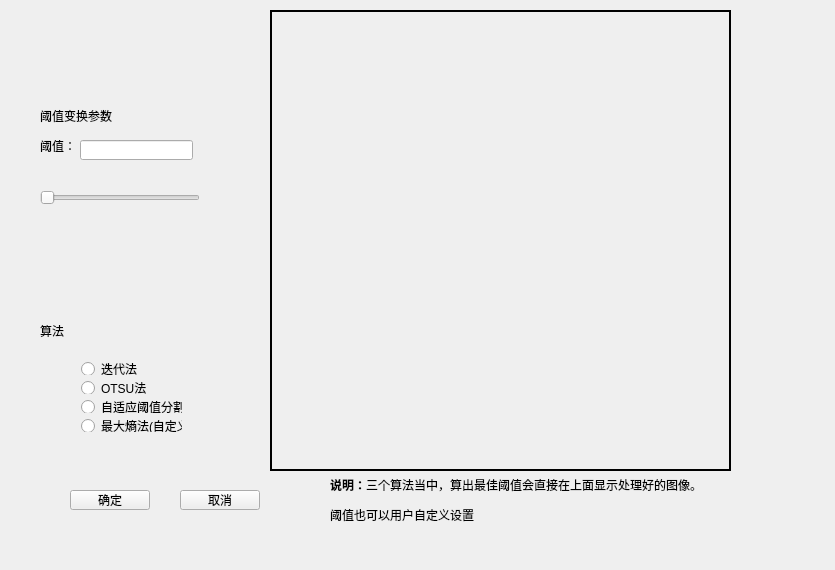
<?xml version="1.0" encoding="UTF-8"?>
<ui version="4.0">
 <class>ThresholdClassClass</class>
 <widget class="QWidget" name="ThresholdClassClass">
  <property name="geometry">
   <rect>
    <x>0</x>
    <y>0</y>
    <width>835</width>
    <height>570</height>
   </rect>
  </property>
  <property name="windowTitle">
   <string>ThresholdClass</string>
  </property>
  <widget class="QPushButton" name="enterButton">
   <property name="geometry">
    <rect>
     <x>70</x>
     <y>490</y>
     <width>80</width>
     <height>20</height>
    </rect>
   </property>
   <property name="text">
    <string>确定</string>
   </property>
  </widget>
  <widget class="QPushButton" name="cancelButton">
   <property name="geometry">
    <rect>
     <x>180</x>
     <y>490</y>
     <width>80</width>
     <height>20</height>
    </rect>
   </property>
   <property name="text">
    <string>取消</string>
   </property>
  </widget>
  <widget class="QLabel" name="label">
   <property name="geometry">
    <rect>
     <x>40</x>
     <y>100</y>
     <width>101</width>
     <height>31</height>
    </rect>
   </property>
   <property name="text">
    <string>阈值变换参数</string>
   </property>
  </widget>
  <widget class="QLabel" name="label_2">
   <property name="geometry">
    <rect>
     <x>40</x>
     <y>140</y>
     <width>54</width>
     <height>12</height>
    </rect>
   </property>
   <property name="text">
    <string>阈值：</string>
   </property>
  </widget>
  <widget class="QLineEdit" name="valuelineEdit">
   <property name="geometry">
    <rect>
     <x>80</x>
     <y>140</y>
     <width>113</width>
     <height>20</height>
    </rect>
   </property>
  </widget>
  <widget class="QLabel" name="label_3">
   <property name="geometry">
    <rect>
     <x>40</x>
     <y>320</y>
     <width>51</width>
     <height>21</height>
    </rect>
   </property>
   <property name="text">
    <string>算法</string>
   </property>
  </widget>
  <widget class="QLabel" name="label_4">
   <property name="geometry">
    <rect>
     <x>330</x>
     <y>470</y>
     <width>391</width>
     <height>61</height>
    </rect>
   </property>
   <property name="text">
    <string>&lt;html&gt;&lt;head/&gt;&lt;body&gt;&lt;p&gt;&lt;span style=&quot; font-weight:600;&quot;&gt;说明：&lt;/span&gt;三个算法当中，算出最佳阈值会直接在上面显示处理好的图像。&lt;/p&gt;&lt;p&gt;阈值也可以用户自定义设置&lt;/p&gt;&lt;/body&gt;&lt;/html&gt;</string>
   </property>
  </widget>
  <widget class="QLabel" name="label_showProcessImage">
   <property name="geometry">
    <rect>
     <x>270</x>
     <y>10</y>
     <width>461</width>
     <height>461</height>
    </rect>
   </property>
   <property name="frameShape">
    <enum>QFrame::Box</enum>
   </property>
   <property name="lineWidth">
    <number>2</number>
   </property>
   <property name="text">
    <string/>
   </property>
  </widget>
  <widget class="QWidget" name="layoutWidget">
   <property name="geometry">
    <rect>
     <x>70</x>
     <y>351</y>
     <width>123</width>
     <height>92</height>
    </rect>
   </property>
   <layout class="QGridLayout" name="gridLayout">
    <item row="0" column="0">
     <widget class="QRadioButton" name="loopradioButton">
      <property name="text">
       <string>迭代法</string>
      </property>
     </widget>
    </item>
    <item row="1" column="0">
     <widget class="QRadioButton" name="OTSUradioButton">
      <property name="text">
       <string>OTSU法</string>
      </property>
     </widget>
    </item>
    <item row="2" column="0">
     <widget class="QRadioButton" name="selfradioButton">
      <property name="text">
       <string>自适应阈值分割</string>
      </property>
     </widget>
    </item>
    <item row="3" column="0">
     <widget class="QRadioButton" name="triangleradioButton">
      <property name="text">
       <string>最大熵法(自定义)</string>
      </property>
     </widget>
    </item>
   </layout>
  </widget>
  <widget class="QSlider" name="thresvaluehorizontalSlider">
   <property name="geometry">
    <rect>
     <x>40</x>
     <y>190</y>
     <width>160</width>
     <height>16</height>
    </rect>
   </property>
   <property name="orientation">
    <enum>Qt::Horizontal</enum>
   </property>
  </widget>
 </widget>
 <layoutdefault spacing="6" margin="11"/>
 <resources/>
 <connections/>
</ui>
